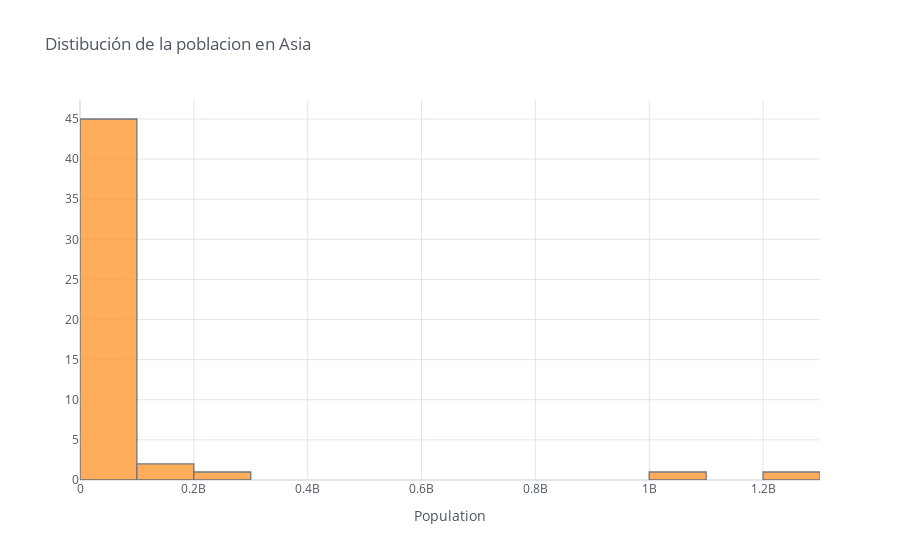

Notebook cell for this chart:
### Code cell
#Histplot o Histograma

Data_res1[['Asia']].iplot(kind='hist',xTitle='Population', 
                               title='Distibución de la poblacion en Asia')

### Figure 1 — Plotly figure (JSON) as saved in the notebook; plotly's stock layout.template omitted (floating-point values rounded to 4 significant figures; data arrays with more than 128 entries replaced by an {"elided": "..."} marker saying what was removed)
{"data": [{"histfunc": "count", "histnorm": "", "marker": {"color": "rgba(255, 153, 51, 1.0)", "line": {"color": "#4D5663", "width": 1.3}}, "name": "Asia", "opacity": 0.8, "orientation": "v", "type": "histogram", "x": {"elided": "236 int values"}}], "layout": {"barmode": "overlay", "legend": {"bgcolor": "#FFFFFF", "font": {"color": "#4D5663"}}, "paper_bgcolor": "#FFFFFF", "plot_bgcolor": "#FFFFFF", "title": {"font": {"color": "#4D5663"}, "text": "Distibución de la poblacion en Asia"}, "xaxis": {"gridcolor": "#E1E5ED", "showgrid": true, "tickfont": {"color": "#4D5663"}, "title": {"font": {"color": "#4D5663"}, "text": "Population"}, "zerolinecolor": "#E1E5ED"}, "yaxis": {"gridcolor": "#E1E5ED", "showgrid": true, "tickfont": {"color": "#4D5663"}, "title": {"font": {"color": "#4D5663"}, "text": ""}, "zerolinecolor": "#E1E5ED"}}}
